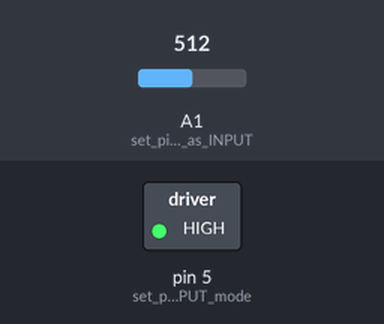
The sketch below on a simulated Arduino Uno, built with avr-gcc and run on an emulated ATmega328P. Parts: switched loads named in the sketch (green lamp = pin HIGH). Inputs (shaded band) come from the test bench; at power-on: A1 (set_pin_A1_as_INPUT) = 512.

Above: at 2.8 s.
2.9 s: A1 (set_pin_A1_as_INPUT) set to 0
At 5.0 s:
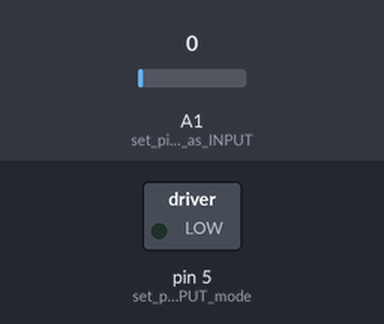
5.6 s: A1 (set_pin_A1_as_INPUT) set to 20
At 6.5 s:
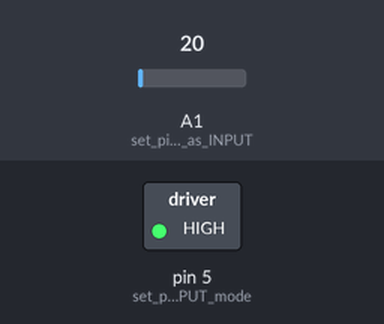
Timing chart, 0 to 8.6 s (numbered marks = the images above; inputs shaded):
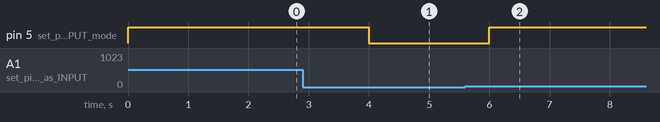

Measured:
- after the input at 2.9 s, pin 5 (set_pin_5_to_OUTPUT_mode): HIGH → LOW after 1.1 s
- after the input at 5.6 s, pin 5 (set_pin_5_to_OUTPUT_mode): LOW → HIGH after 0.40 s

The sketch:

babycribrocker.ino
```cpp
/*
littleBits Arduino Module
Matt Richard
Feb-09-2014

_Blink_

What is supposed to happen:
This sketch "blinks" an output module connected to pin 5

This sketch includs the following commands:
pinMode( pin, mode );       pin = a digital pin, mode = OUTPUT or INPUT
digitalWrite( pin, value ); pin = a digital pin that has been set to OUTPUT, value = HIGH or LOW
delay( time );              time = time of delay in milliseconds
*/


/*
setup - This is where we initialize the sketch
Setup includes commands that set the stage for the rest of the sketch.
The commands inside of setup are only executed once.
After all the commands in setup have been executed, the sketch moves to loop.
*/

//int soundTrigger = A1; //sets soundTriffer to A1
//int motor = 5;         //sets motor to 5
int delaytime = 2000;

void setup(){ // this is the beginning of setup

  // Since we are going to use pin 5 to control an output module
  // we need to set the pinMode of pin 5 to OUTPUT,
  // this means voltage will flow out of the pin.
  pinMode( 5, OUTPUT ); // set pin 5 to OUTPUT mode
  pinMode(A1, INPUT); //set pin A1 as INPUT

}  // this is the end of setup

/*
loop - This is the main part of every arduino sketch.
Loop is a series of commands that executed one after another in order of top to bottom.
When all the commands have been executed, loop begins again from the top.
This goes on for as long as there is power running the Arduino.
*/
void loop(){ // This is the beginning of loop, each command below is executed in order of top to bottom

 if(analogRead(A1 >= 10))
  digitalWrite( 5, HIGH ); // Turn on pin 5 and thus turn on the output module attached to 5
  delay( delaytime ); // wait for a moment before moving forward
  // the number inside the () is the amount of time in milliseconds to wait: 1000ms = 1 second
  // change the number inside the () to change length of delay

  digitalWrite( 5, LOW ); // Turn off pin 5 and thus turn off the output module attached to d5


} // this is the end of loop, now return to the beginning of loop and execute the commands again
```
